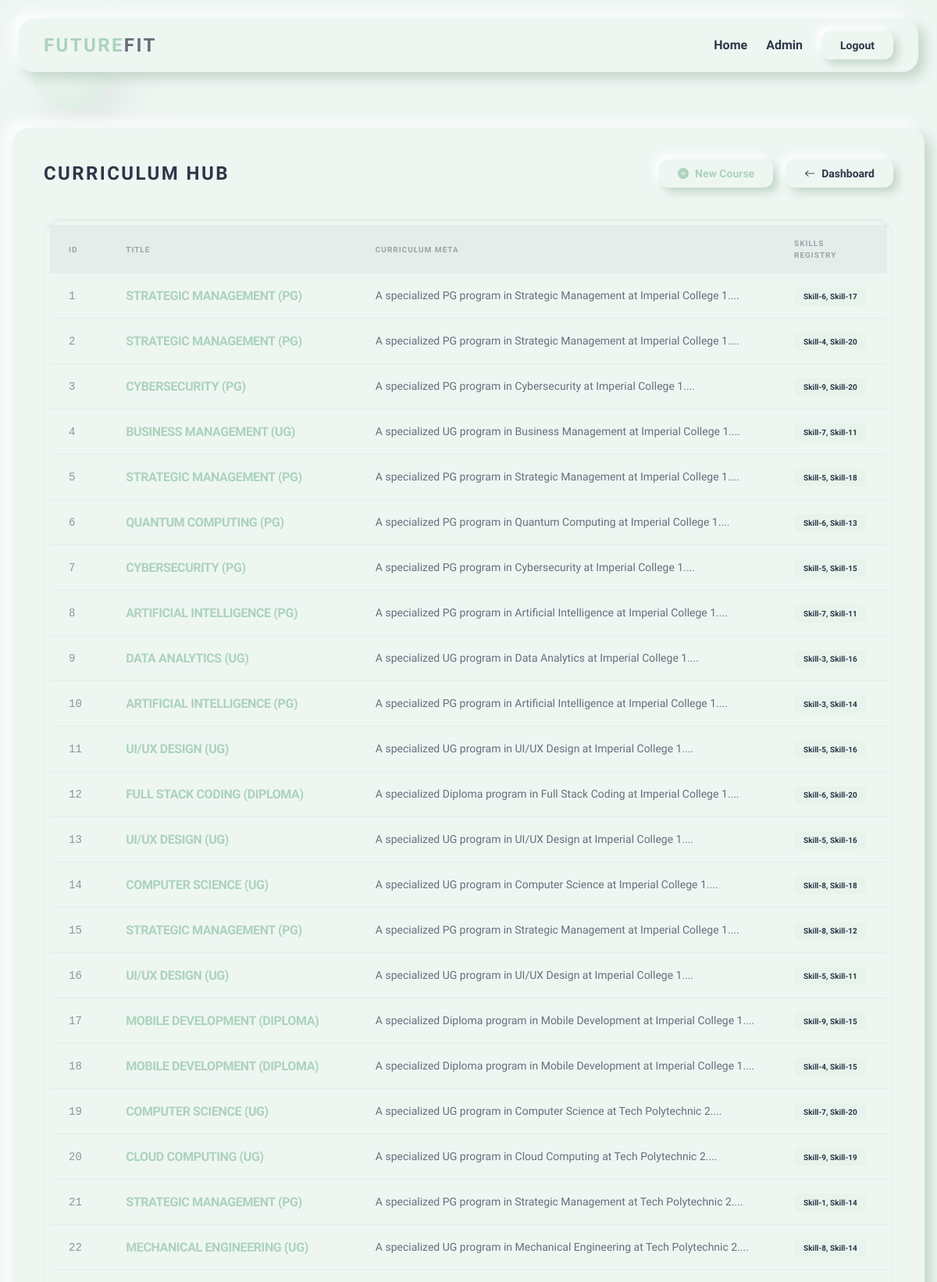
Page /admin/courses (signed in, upper part) on the committed database.
### src/models.py (models this page shows, shortened)
class Course(db.Model):
    id = db.Column(db.Integer, primary_key=True)
    title = db.Column(db.String(100), nullable=False)
    description = db.Column(db.Text, nullable=False)
    skills_required = db.Column(db.String(200), nullable=False)
    level = db.Column(db.String(20), nullable=False, default='UG') # 'Diploma', 'UG', 'PG'
    stream = db.Column(db.String(50)) # 'Engineering', 'Medical', 'Arts', etc.
    duration = db.Column(db.String(50)) # '3 Years', '4 Years', etc.
    mode = db.Column(db.String(50), default='Full-time') # 'Full-time', 'Online', 'Part-time'

### src/routes_admin.py (the view)
@admin_bp.route("/admin/courses")
@login_required
def view_courses():
    if current_user.role != 'admin':
        abort(403)
    courses = Course.query.all()
    return render_template('admin_courses.html', courses=courses, title='Manage Courses')

### app.py (called while the page is built)
    @app.context_processor
    def inject_year():
        from datetime import datetime
        return {'year': datetime.utcnow().year}

### src/models.py (called while the page is built)
@login_manager.user_loader
def load_user(user_id):
    return User.query.get(int(user_id))

### templates/admin_courses.html
{% extends "layout.html" %}
{% block content %}
<div class="nm-flat p-10 mt-12">
    <div class="flex flex-col md:flex-row justify-between items-center mb-10 gap-6">
        <h2 class="font-orbitron text-2xl font-bold text-nm-text tracking-widest uppercase">Curriculum Hub</h2>
        <div class="flex gap-4">
            <a href="{{ url_for('admin_bp.new_course') }}"
                class="nm-btn rounded-xl py-2 px-6 text-sm font-bold text-nm-primary flex items-center gap-2">
                <i class="bi bi-plus-circle-fill"></i> New Course
            </a>
            <a href="{{ url_for('admin_bp.dashboard') }}"
                class="nm-btn rounded-xl py-2 px-6 text-sm font-semibold flex items-center gap-2">
                <i class="bi bi-arrow-left"></i> Dashboard
            </a>
        </div>
    </div>
    <div class="nm-inset p-2 rounded-3xl overflow-hidden shadow-inner">
        <div class="overflow-x-auto">
            <table class="w-full text-left">
                <thead class="bg-nm-text bg-opacity-5">
                    <tr>
                        <th class="px-6 py-4 text-[10px] font-bold uppercase tracking-widest opacity-40">ID</th>
                        <th class="px-6 py-4 text-[10px] font-bold uppercase tracking-widest opacity-40">Title</th>
                        <th class="px-6 py-4 text-[10px] font-bold uppercase tracking-widest opacity-40">Curriculum Meta
                        </th>
                        <th class="px-6 py-4 text-[10px] font-bold uppercase tracking-widest opacity-40">Skills Registry
                        </th>
                    </tr>
                </thead>
                <tbody class="divide-y divide-nm-text divide-opacity-5">
                    {% for course in courses %}
                    <tr class="hover:bg-nm-text hover:bg-opacity-[0.02] transition-colors">
                        <td class="px-6 py-4 font-mono text-sm opacity-50">{{ course.id }}</td>
                        <td class="px-6 py-4 font-bold text-nm-primary uppercase tracking-tight">{{ course.title }}</td>
                        <td class="px-6 py-4 text-sm opacity-70 leading-relaxed">{{ course.description[:80] }}...</td>
                        <td class="px-6 py-4">
                            <p
                                class="text-[10px] font-semibold text-nm-text bg-nm-primary bg-opacity-10 px-3 py-1 rounded-lg inline-block">
                                {{ course.skills_required }}
                            </p>
                        </td>
                    </tr>
                    {% endfor %}
                </tbody>
            </table>
        </div>
    </div>
</div>
{% endblock %}

### static/css/neumorphic.css (style rules this page uses)
:root { --nm-bg: #eef6f2; --nm-surface: #eef6f2; --nm-shadow-dark: #c2d6ca; --nm-shadow-light: #ffffff; --nm-primary: #acd3bc; --nm-accent: #bddcc9; --nm-text: #2d3748; --nm-text-muted: #718096; }
body { background-color: var(--nm-bg); color: var(--nm-text); font-family: 'Rajdhani', sans-serif; }
.nm-flat { background: var(--nm-surface); border-radius: 20px; box-shadow: 8px 8px 16px var(--nm-shadow-dark), -8px -8px 16px var(--nm-shadow-light); transition: all 0.3s ease; }
.nm-inset { background: var(--nm-surface); border-radius: 20px; box-shadow: inset 8px 8px 16px var(--nm-shadow-dark), inset -8px -8px 16px var(--nm-shadow-light); }
.nm-btn { border: none; outline: none; padding: 10px 20px; background: var(--nm-surface); color: var(--nm-text); font-weight: 600; cursor: pointer; box-shadow: 6px 6px 12px var(--nm-shadow-dark), -6px -6px 12px var(--nm-shadow-light); transition: all 0.2s ease; }

### templates/layout.html (style rules this page uses)
.font-orbitron { font-family: 'Orbitron', sans-serif; }
.font-rajdhani { font-family: 'Rajdhani', sans-serif; }

### rows in the picture
Course: id "1", title "STRATEGIC MANAGEMENT (PG)", description "A specialized PG program in Strategic Management at Imperial College 1.", skills_required "Skill-6, Skill-17"
Course: id "2", title "STRATEGIC MANAGEMENT (PG)", description "A specialized PG program in Strategic Management at Imperial College 1.", skills_required "Skill-4, Skill-20"
Course: id "3", title "CYBERSECURITY (PG)", description "A specialized PG program in Cybersecurity at Imperial College 1.", skills_required "Skill-9, Skill-20"
Course: id "4", title "BUSINESS MANAGEMENT (UG)", description "A specialized UG program in Business Management at Imperial College 1.", skills_required "Skill-7, Skill-11"
Course: id "5", title "STRATEGIC MANAGEMENT (PG)", description "A specialized PG program in Strategic Management at Imperial College 1.", skills_required "Skill-5, Skill-18"
Course: id "6", title "QUANTUM COMPUTING (PG)", description "A specialized PG program in Quantum Computing at Imperial College 1.", skills_required "Skill-6, Skill-13"
Course: id "7", title "CYBERSECURITY (PG)", description "A specialized PG program in Cybersecurity at Imperial College 1.", skills_required "Skill-5, Skill-15"
Course: id "8", title "ARTIFICIAL INTELLIGENCE (PG)", description "A specialized PG program in Artificial Intelligence at Imperial College 1.", skills_required "Skill-7, Skill-11"
Course: id "9", title "DATA ANALYTICS (UG)", description "A specialized UG program in Data Analytics at Imperial College 1.", skills_required "Skill-3, Skill-16"
Course: id "10", title "ARTIFICIAL INTELLIGENCE (PG)", description "A specialized PG program in Artificial Intelligence at Imperial College 1.", skills_required "Skill-3, Skill-14"
Course: id "11", title "UI/UX DESIGN (UG)", description "A specialized UG program in UI/UX Design at Imperial College 1.", skills_required "Skill-5, Skill-16"
Course: id "12", title "FULL STACK CODING (DIPLOMA)", description "A specialized Diploma program in Full Stack Coding at Imperial College 1.", skills_required "Skill-6, Skill-20"
Course: id "13", title "UI/UX DESIGN (UG)", description "A specialized UG program in UI/UX Design at Imperial College 1.", skills_required "Skill-5, Skill-16"
Course: id "14", title "COMPUTER SCIENCE (UG)", description "A specialized UG program in Computer Science at Imperial College 1.", skills_required "Skill-8, Skill-18"
Course: id "15", title "STRATEGIC MANAGEMENT (PG)", description "A specialized PG program in Strategic Management at Imperial College 1.", skills_required "Skill-8, Skill-12"
Course: id "16", title "UI/UX DESIGN (UG)", description "A specialized UG program in UI/UX Design at Imperial College 1.", skills_required "Skill-5, Skill-11"
Course: id "17", title "MOBILE DEVELOPMENT (DIPLOMA)", description "A specialized Diploma program in Mobile Development at Imperial College 1.", skills_required "Skill-9, Skill-15"
Course: id "18", title "MOBILE DEVELOPMENT (DIPLOMA)", description "A specialized Diploma program in Mobile Development at Imperial College 1.", skills_required "Skill-4, Skill-15"
Course: id "19", title "COMPUTER SCIENCE (UG)", description "A specialized UG program in Computer Science at Tech Polytechnic 2.", skills_required "Skill-7, Skill-20"
Course: id "20", title "CLOUD COMPUTING (UG)", description "A specialized UG program in Cloud Computing at Tech Polytechnic 2.", skills_required "Skill-9, Skill-19"
Course: id "21", title "STRATEGIC MANAGEMENT (PG)", description "A specialized PG program in Strategic Management at Tech Polytechnic 2.", skills_required "Skill-1, Skill-14"
Course: id "22", title "MECHANICAL ENGINEERING (UG)", description "A specialized UG program in Mechanical Engineering at Tech Polytechnic 2.", skills_required "Skill-8, Skill-14"
